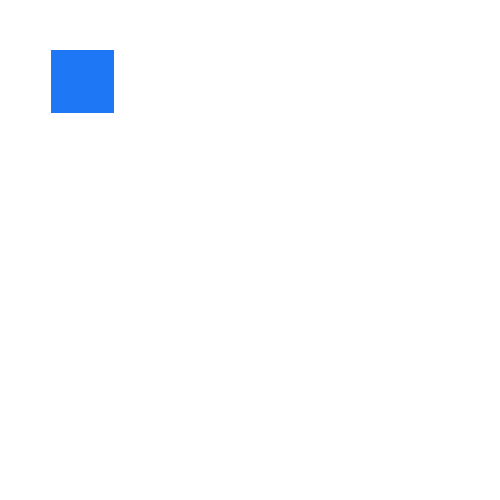
Frame 1 (no input)
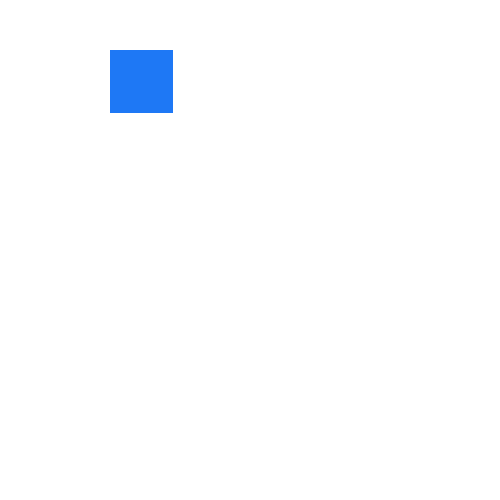
Frame 60 (the mouse pressed at the canvas centre just before this capture)
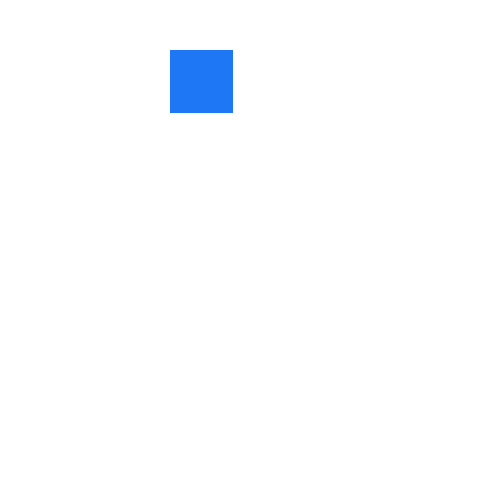
Frame 120 (the mouse held since frame 60 and released just before this capture)

The Processing sketch that drew these frames (run headless with seeded random() and noise(); from frame 60 on, the mouse is pressed at the canvas centre):

// Processing sketch: sketch05_Move_A_Rectangle
// ── sketch05_Move_A_Rectangle.pde
//Moving Shapes
  int x = 50;
  int y = 50;

void setup() {
  size(500, 500);
  background(255);
  noStroke();
  fill(30, 120, 245);
  

}

void draw() {
  //draw the background each time so it doesn't draw on top
  background(255);
  
  //add 1 to the position each time
  x = x+1;

  //RECTANGLES
    rect(x, y, 63, 63); // (X1, Y1, X2, Y2)



}
